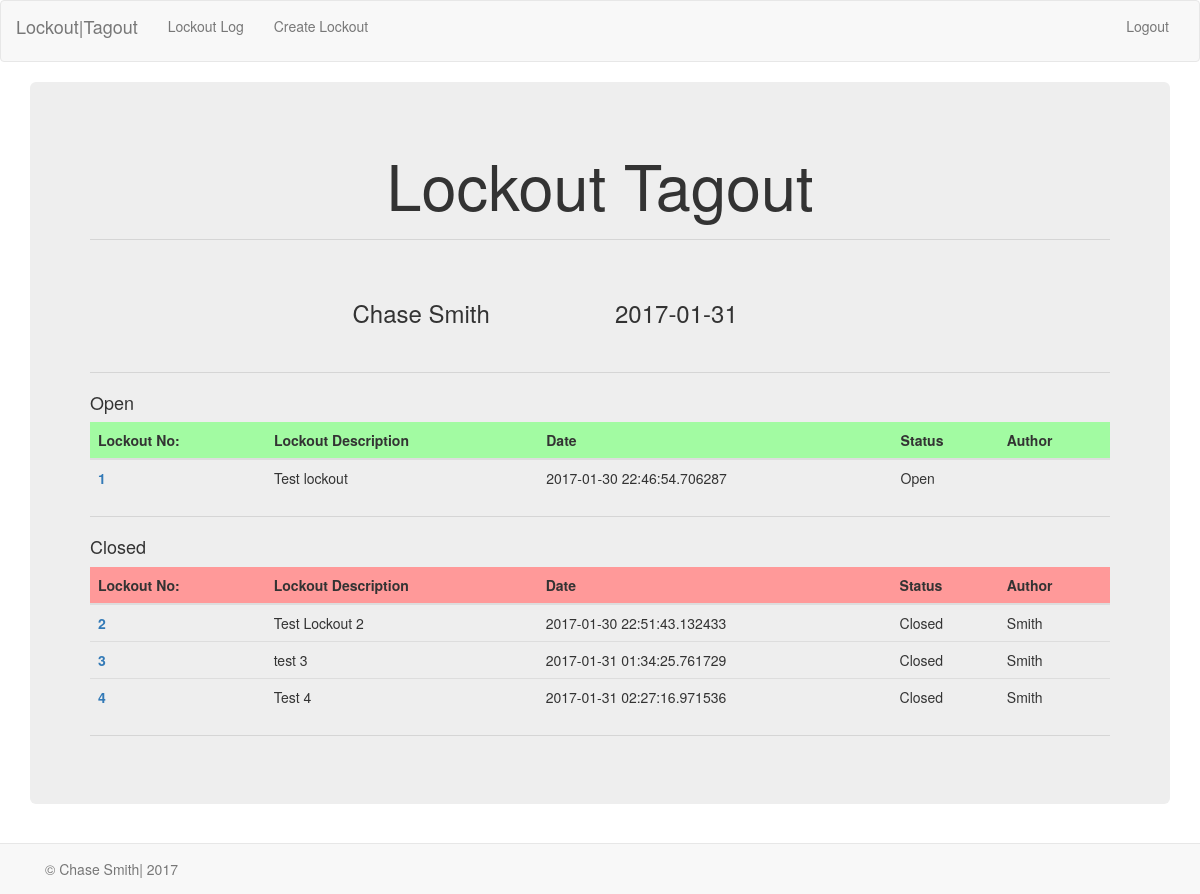
Before: / with the older database file.
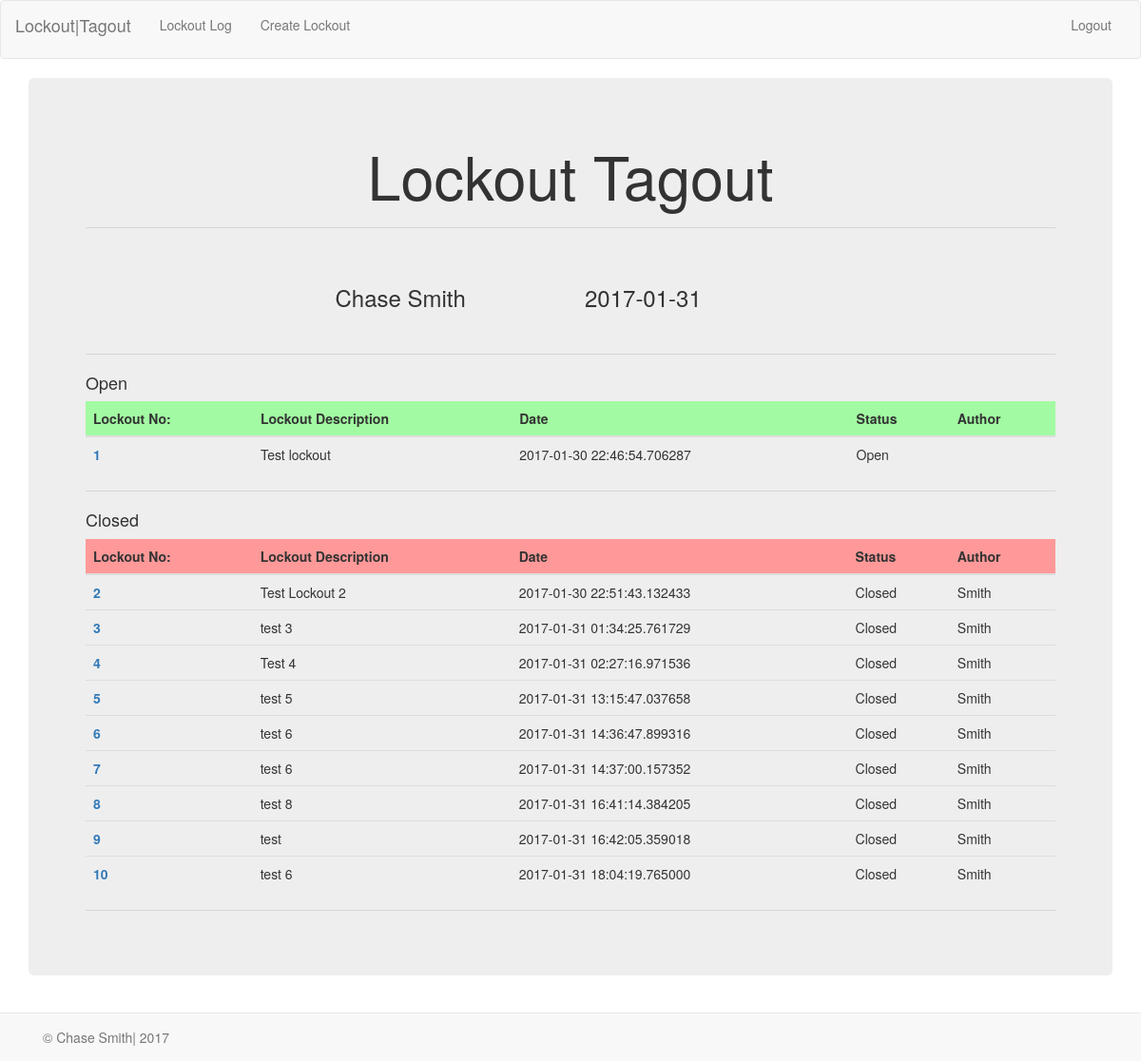
After: the same page with the newer database file.
### models.py (models this page shows, shortened)
class User(db.Model):
    __tablename__="user"
    id=db.Column(db.Integer, primary_key=True)
    username=db.Column(db.String(20), unique=True)
    first_name=db.Column(db.String(20), nullable=False)
    last_name=db.Column(db.String(20), nullable=False)
    position=db.Column(db.String(50), nullable=False)

class Lockout(db.Model):
    __tablename__="lockout"
    id=db.Column(db.Integer, primary_key=True)
    lockout_description=db.Column(db.String(200), nullable=False)
    lockout_author = db.relationship('User', backref=db.backref('lockout_author', lazy='dynamic'))
    user_id=db.Column('user_id', db.Integer, db.ForeignKey('user.id'))
    filename=db.Column(db.String(300), nullable=True)
    status=db.Column(db.Boolean(), default=True)
    goggles=db.Column(db.Boolean(), default=False)
    faceshield=db.Column(db.Boolean(),default=False)
    fullface=db.Column(db.Boolean(), default=False)
    dustmask=db.Column(db.Boolean(), default=False)
    leathergloves=db.Column(db.Boolean(), default=False)
    saranax=db.Column(db.Boolean(), default=False)
    nitrilegloves=db.Column(db.Boolean(), default=False)
    chemicalgloves=db.Column(db.Boolean(), default=False)
    chemicalsuit=db.Column(db.Boolean(),default=False)
    tyrex=db.Column(db.Boolean(),default=False)
    rubberboots=db.Column(db.Boolean(),default=False)
    sar=db.Column(db.Boolean(),default=False)
    data=db.Column(db.LargeBinary(),nullable=True)
    date=db.Column(db.DateTime)
    ppe=db.Column(db.String(50), nullable=True)

### app.py (the view)
@app.route('/')
def index():
    today=date.today()
    user=db.session.query(User).first()
    lockout=db.session.query(Lockout).all()
    open_lockouts=db.session.query(Lockout).filter_by(status=True).all()
    closed_lockouts=db.session.query(Lockout).filter_by(status=False).all()
    return render_template('index.html', closed_lockouts=closed_lockouts, open_lockouts=open_lockouts, user=user, today=today)

### templates/index.html
{% extends "base.html" %}
{% import "bootstrap/wtf.html" as wtf %}
{% block content %}
<div class="jumbotron">
<div class="text-center">
<h1>Lockout Tagout</h1>
</div>
<hr>
<br>
<div class="row">
        <div class="col-xs-3 col-xs-offset-3 form-group">
            <h3>{{ user.first_name }} {{ user.last_name }} </h3>
        </div>
        <div class="col-xs-6">
            <h3> {{ today }} </h3>
        </div>
</div>
<hr>
<h4>Open</h4>
<table class="table table-sm">
<thead>
  <tr style="background-color: #A2FBA2;">
    <th>Lockout No:</th>
    <th>Lockout Description</th>
    <th>Date</th>
    <th>Status</th>
    <th>Author</th>
  </tr>
</thead>
<tbody>
  {% for each in open_lockouts %}
  <tr >
    <th scope="row" ><a href="lockout/{{each.id}}">{{ each.id }}</a></th>
    <td>{{ each.lockout_description }}</td>
    <td>{{ each.date }}</td>
    {% if each.status == True %}
    <td>Open</td>
    {% else %}
    <td>Closed</td>
    {% endif %}
    <td>{{ each.lockout_author.last_name }}</td>
  </tr>
  {% endfor %}
</tbody>
</table>
<hr>
<h4>Closed</h4>
  <table class="table table-sm">
    <thead>
      <tr style="background-color: #FF9999;">
        <th>Lockout No:</th>
        <th>Lockout Description</th>
        <th>Date</th>
        <th>Status</th>
        <th>Author</th>
      </tr>
    </thead>
  <tbody>
    {% for each in closed_lockouts %}
    <tr>
      <th scope="row"><a href="lockout/{{each.id}}">{{ each.id }}</a></th>
      <td>{{ each.lockout_description }}</td>
      <td>{{ each.date }}</td>
      {% if each.status == True %}
      <td>Open</td>
      {% else %}
      <td>Closed</td>
      {% endif %}
      <td>{{ each.lockout_author.last_name }}</td>
    </tr>
    {% endfor %}
  </tbody>
</table>
<hr>
{% endblock %}

### templates/base.html (shortened to what this page needs)
<!DOCTYPE html>
<html>
  <head>
    {% block head %}
    <link rel="stylesheet" href="https://maxcdn.bootstrapcdn.com/bootstrap/3.3.7/css/bootstrap.min.css">
    <link href="{{ url_for('static', filename='style.css') }}" rel="stylesheet">
    {% endblock %}
  </head>
  <nav class="navbar navbar-default">
  <div class="container-fluid">
    <div class="navbar-header">
      <p class="navbar-brand">Lockout|Tagout</p>
    </div>
    <div class="collapse navbar-collapse">
    <ul class="nav navbar-nav navbar-left">
        <li>
            <a href="/">Lockout Log</a>
        </li>
        <li>
            <a href="/lockout"> Create Lockout</a>
        </li>
    </ul>
    <ul class="nav navbar-nav navbar-right">
        <li>
            <a href="/logout">Logout</a>
        </li>
    </ul>
    </div>
  </div>
</nav>
    <div class="container"   style="margin-bottom: 60px;">
      {% block content %}{% endblock %}
    </div>
    <div class="navbar navbar-default navbar-fixed-bottom" role="navigation"  style="margin-bottom: 0px;" >
    	<div class="container">
    		<p class ="navbar-text"> &copy; Chase Smith| 2017</p>
    	</div>
    </div>
  </body>
</html>

### static/style.css (style rules this page uses)
hr { background-color: blue; }

Changed rows visible on the page:
added Lockout: id "5", lockout_description "test 5", date "2017-01-31 13:15:47.037658", status "Closed", lockout_author.last_name "Smith"
added Lockout: id "6", lockout_description "test 6", date "2017-01-31 14:36:47.899316", status "Closed", lockout_author.last_name "Smith"
added Lockout: id "7", lockout_description "test 6", date "2017-01-31 14:37:00.157352", status "Closed", lockout_author.last_name "Smith"
added Lockout: id "8", lockout_description "test 8", date "2017-01-31 16:41:14.384205", status "Closed", lockout_author.last_name "Smith"
added Lockout: id "9", lockout_description "test", date "2017-01-31 16:42:05.359018", status "Closed", lockout_author.last_name "Smith"
added Lockout: id "10", lockout_description "test 6", date "2017-01-31 18:04:19.765000", status "Closed", lockout_author.last_name "Smith"
